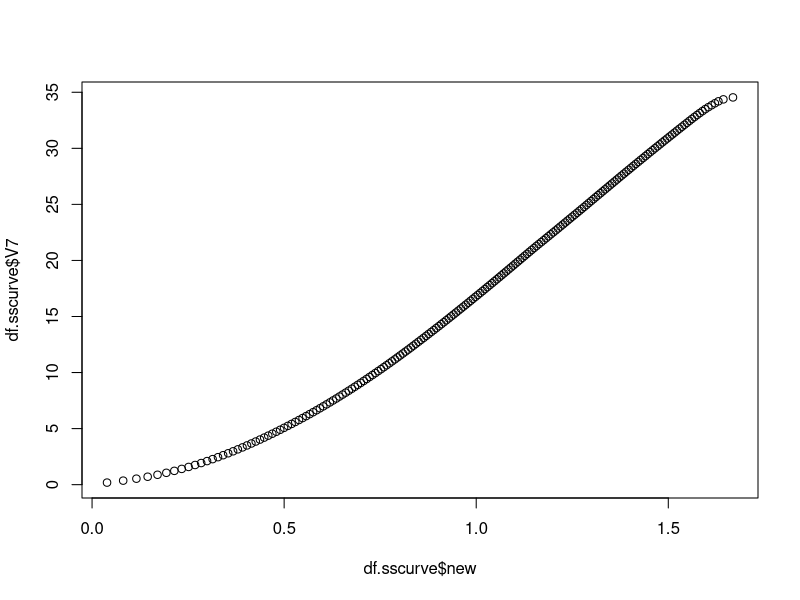
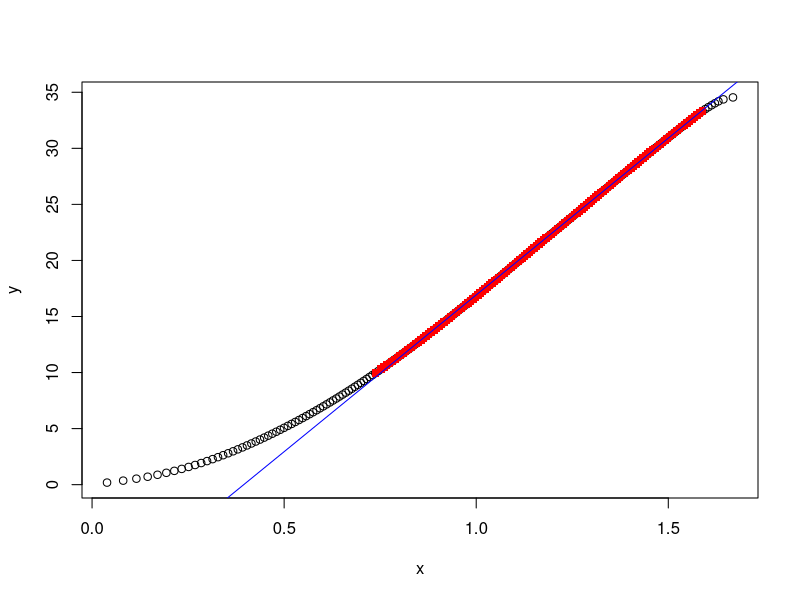

These figures' R source, in order:
#Read TXT/CSV file in input directory
#Make for to know what king of file encoding your equipment software will provide
read.table("Input/BC50TAw_01.txt", skip = 56, header = FALSE, sep = "", fileEncoding = "UTF-16")

df <- read.table("Input/BC50TAw_01.txt", skip = 56, header = FALSE, sep = "", fileEncoding = "UTF-16")

#Identify and name(optional) the signals you want to work with
df.length <- df$V6
df.stress <- df$V7

#Normalize strain signal based on length and add to the data frame
df$new <- ((df.length - df.length[1])/df.length[1])*100

#Build a new data frame with subset values of strain > 0.
df.sscurve <- df[df$new > 0,]

#Test and see if your Strain x Stress curve is correct
plot(df.sscurve$new, df.sscurve$V7) 

#Finding the curve linear portion
a <- data.frame(x = df.sscurve$new,
                y = df.sscurve$V7)

  b <- diff(a[,2])/diff(a[,1])
  b.k <- kmeans(b,3)
  b.max <- max(abs(b.k$centers))
  b.v <- which(b.k$cluster == match(b.max, b.k$centers))

  RES <- a[b.v,]
  plot(a)
  points(RES,pch=15, col="red")
  abline(coef(lm(y~x,RES)), col="blue")

#[1] Reference akond (https://stackoverflow.com/questions/46108100/how-to-find-the-linear-part-of-a-curve)
  
#Young's module identification 

coef(lm(y~x,RES))

# X is related to the Young's modulus
#Alteracao teste
  
  
  
  
  
  
  
  
  
  
  
  
  
  
  
  
  
  
  
  
  
  
  
  
  
  
  
  
  
  
  
  
  
  
  
  
  
  
  
  
  
  
  
  
  
  


